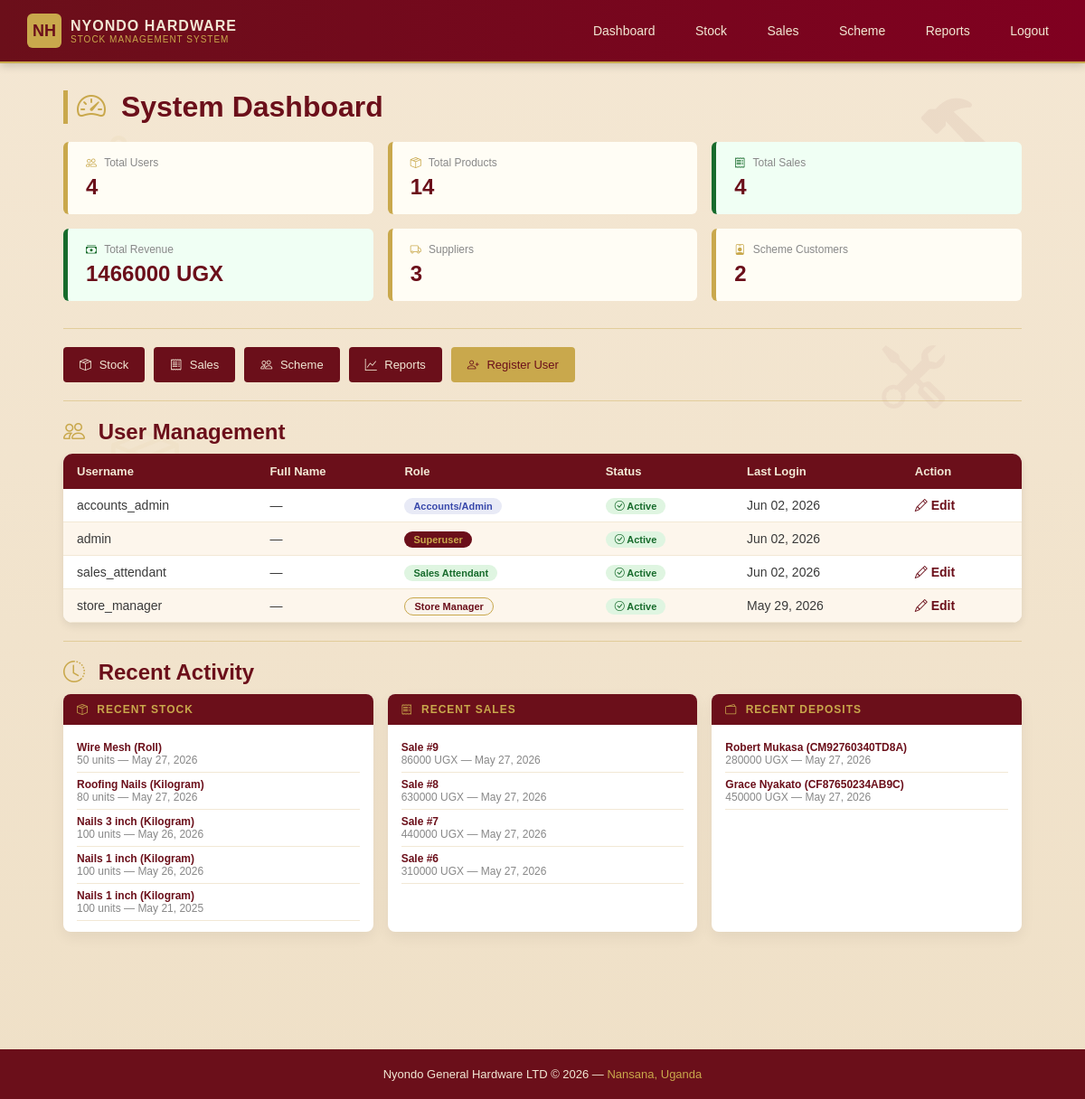
The page /dashboard/ (signed in) on the database its author committed.
### stock/models.py (models this page shows, shortened)
class StockEntry(models.Model):
    PAYMENT_CHOICES = [
        ('cash',   'Cash'),
        ('credit', 'Credit (pay later)'),
        ('momo', 'Mobile Money'),
    ]
    product            = models.ForeignKey(Product, on_delete=models.PROTECT, related_name='stock_entries')
    supplier           = models.ForeignKey(Supplier, on_delete=models.PROTECT, related_name='stock_entries')
    quantity           = models.DecimalField(max_digits=10, decimal_places=2)
    unit_cost          = models.DecimalField(max_digits=10, decimal_places=2)
    unit_selling_price = models.DecimalField(max_digits=10, decimal_places=2)
    payment_type       = models.CharField(max_length=10, choices=PAYMENT_CHOICES, default='cash')
    amount_paid        = models.DecimalField(max_digits=12, decimal_places=2, default=0)
    date_received      = models.DateField()
    notes              = models.TextField(blank=True)
    registered_by      = models.ForeignKey('auth.User', on_delete=models.SET_NULL, null=True)
    created_at         = models.DateTimeField(auto_now_add=True)
    storage_location = models.CharField(max_length=200, blank=True)

class Product(models.Model):
    CATEGORY_CHOICES = [
        ('cement',      'Cement'),
        ('iron_bar',    'Iron Bar'),
        ('nail',        'Nail'),
        ('wheelbarrow', 'Wheelbarrow'),
        ('wire_mesh',   'Wire Mesh'),
        ('barbed_wire', 'Barbed Wire'),
        ('iron_sheet',  'Iron Sheet'),
    ]
    UNIT_CHOICES = [
        ('bag',   'Bag'),
        ('piece', 'Piece'),
        ('kg',    'Kilogram'),
        ('roll',  'Roll'),
        ('sheet', 'Sheet'),
    ]
    name              = models.CharField(max_length=200)
    category          = models.CharField(max_length=50, choices=CATEGORY_CHOICES)
    unit              = models.CharField(max_length=20, choices=UNIT_CHOICES)
    description       = models.CharField(max_length=255, blank=True)
    quantity_in_stock = models.DecimalField(max_digits=10, decimal_places=2, default=0)
    def __str__(self):
        return f"{self.name} ({self.get_unit_display()})"

### sales/models.py (models this page shows, shortened)
class Sale(models.Model):
    TRANSPORT_CHOICES = [
        ('none',    'No delivery'),
        ('free',    'Free delivery'),
        ('charged', 'Charged 30,000 UGX'),
    ]
    PAYMENT_STATUS_CHOICES = [
        ('paid',    'Paid'),
        ('pending', 'Pending'),
        ('credit',  'Credit Scheme'),
    ]
    customer         = models.ForeignKey(Customer, on_delete=models.SET_NULL, null=True, blank=True, related_name='sales')
    sale_date        = models.DateField(auto_now_add=True)
    within_10km      = models.BooleanField(default=False)
    transport_fee    = models.DecimalField(max_digits=10, decimal_places=2, default=0)
    transport_status = models.CharField(max_length=10, choices=TRANSPORT_CHOICES, default='none')
    payment_status   = models.CharField(max_length=10, choices=PAYMENT_STATUS_CHOICES, default='paid')
    served_by        = models.ForeignKey('auth.User', on_delete=models.SET_NULL, null=True, related_name='sales')
    created_at       = models.DateTimeField(auto_now_add=True)
    def goods_total(self):
        return sum(item.line_total() for item in self.items.all())
    def grand_total(self):
        return self.goods_total() + self.transport_fee

class SaleItem(models.Model):
    sale       = models.ForeignKey(Sale, on_delete=models.CASCADE, related_name='items')
    product    = models.ForeignKey(Product, on_delete=models.PROTECT, related_name='sale_items')
    quantity   = models.DecimalField(max_digits=10, decimal_places=2)
    unit_price = models.DecimalField(max_digits=10, decimal_places=2)
    def line_total(self):
        return self.quantity * self.unit_price

### scheme/models.py (models this page shows, shortened)
class Deposit(models.Model):
    STATUS_CHOICES = [
        ('pending', 'Pending - goods not yet picked'),
        ('picked',  'Goods picked'),
    ]
    customer        = models.ForeignKey(SchemeCustomer, on_delete=models.PROTECT, related_name='deposits')
    product         = models.ForeignKey(Product, on_delete=models.PROTECT, related_name='deposits')
    amount          = models.DecimalField(max_digits=12, decimal_places=2)
    deposit_date    = models.DateField(auto_now_add=True)
    status          = models.CharField(max_length=10, choices=STATUS_CHOICES, default='pending')
    quantity_picked = models.DecimalField(max_digits=10, decimal_places=2, null=True, blank=True)
    picked_date     = models.DateField(null=True, blank=True)
    recorded_by     = models.ForeignKey(
        'auth.User', on_delete=models.SET_NULL, null=True, related_name='deposits'
    )

class SchemeCustomer(models.Model):
    full_name     = models.CharField(max_length=200)
    nin           = models.CharField(max_length=20, unique=True, verbose_name='NIN')
    phone         = models.CharField(max_length=20)
    occupation      = models.CharField(max_length=200, blank=True)
    address       = models.TextField(blank=True)
    registered_at = models.DateTimeField(auto_now_add=True)
    registered_by = models.ForeignKey(
        'auth.User', on_delete=models.SET_NULL, null=True, related_name='scheme_registrations'
    )
    def __str__(self):
        return f"{self.full_name} ({self.nin})"

### accounts/views.py (the view)
# urls.py: path('dashboard/', views.admin_dashboard, name='admin_dashboard'),
@login_required
def admin_dashboard(request):
    if not request.user.is_superuser:
        return redirect('/access-denied/')
    total_users    = User.objects.count()
    total_products = Product.objects.count()
    total_sales    = Sale.objects.count()
    all_sales      = Sale.objects.all()
    total_revenue  = sum(sale.grand_total() for sale in all_sales)
    total_suppliers = Supplier.objects.count()
    total_scheme   = SchemeCustomer.objects.count()
    users = User.objects.all().order_by('username')
    recent_stock  = StockEntry.objects.all().order_by('-created_at')[:5]
    recent_sales  = Sale.objects.all().order_by('-created_at')[:5]
    recent_deposits = Deposit.objects.all().order_by('-deposit_date')[:5]
    return render(request, 'accounts/admin_dashboard.html', {
        'total_users'    : total_users,
        'total_products' : total_products,
        'total_sales'    : total_sales,
        'total_revenue'  : total_revenue,
        'total_suppliers': total_suppliers,
        'total_scheme'   : total_scheme,
        'users'          : users,
        'recent_stock'   : recent_stock,
        'recent_sales'   : recent_sales,
        'recent_deposits': recent_deposits,
    })

### accounts/templates/accounts/admin_dashboard.html (shortened to what this page needs)
{% extends 'base.html' %}
{% block content %}
<div style="position: relative;">
    <i class="bi bi-hammer"
       style="position: absolute; right: 2%; top: 0;
              font-size: 90px; opacity: 0.05;
              color: #6B0F1A; pointer-events: none;"></i>
    <i class="bi bi-tools"
       style="position: absolute; right: 8%; top: 30%;
              font-size: 70px; opacity: 0.04;
              color: #6B0F1A; pointer-events: none;"></i>
<h1>
    <i class="bi bi-speedometer2" style="color: #C9A84C; margin-right: 8px;"></i>
    System Dashboard
</h1>
<div style="display: grid; grid-template-columns: repeat(3, 1fr);
            gap: 16px; margin-bottom: 30px; position: relative; z-index: 1;">
    <div class="card card-gold">
        <p><i class="bi bi-people" style="color:#C9A84C; margin-right:5px;"></i>
            Total Users</p>
        <h2 class="stat-gold">{{ total_users }}</h2>
    </div>
    <div class="card card-gold">
        <p><i class="bi bi-box-seam" style="color:#C9A84C; margin-right:5px;"></i>
            Total Products</p>
        <h2 class="stat-gold">{{ total_products }}</h2>
    </div>
    <div class="card card-success">
        <p><i class="bi bi-receipt" style="color:#176B2C; margin-right:5px;"></i>
            Total Sales</p>
        <h2 class="stat-success">{{ total_sales }}</h2>
    </div>
    <div class="card card-success">
        <p><i class="bi bi-cash-stack" style="color:#176B2C; margin-right:5px;"></i>
            Total Revenue</p>
        <h2 class="stat-success">{{ total_revenue|floatformat:0 }} UGX</h2>
    </div>
    <div class="card card-gold">
        <p><i class="bi bi-truck" style="color:#C9A84C; margin-right:5px;"></i>
            Suppliers</p>
        <h2 class="stat-gold">{{ total_suppliers }}</h2>
    </div>
    <div class="card card-gold">
        <p><i class="bi bi-person-badge" style="color:#C9A84C; margin-right:5px;"></i>
            Scheme Customers</p>
        <h2 class="stat-gold">{{ total_scheme }}</h2>
    </div>
</div>
<hr>
<div class="action-bar" style="margin-bottom: 20px; position: relative; z-index: 1;">
    <a href="{% url 'stock_dashboard' %}" style="padding: 12px 18px;">
        <i class="bi bi-box-seam" style="margin-right: 5px;"></i>
        Stock
    </a>
    <a href="{% url 'sale_list' %}" style="padding: 12px 18px;">
        <i class="bi bi-receipt" style="margin-right: 5px;"></i>
        Sales
    </a>
    <a href="{% url 'scheme_customer_list' %}" style="padding: 12px 18px;">
        <i class="bi bi-people" style="margin-right: 5px;"></i>
        Scheme
    </a>
    <a href="{% url 'reports_dashboard' %}" style="padding: 12px 18px;">
        <i class="bi bi-graph-up" style="margin-right: 5px;"></i>
        Reports
    </a>
    <a href="{% url 'register_user' %}"
       style="padding: 12px 18px; background-color: #C9A84C; color: #6B0F1A;">
        <i class="bi bi-person-plus" style="margin-right: 5px;"></i>
        Register User
    </a>
</div>
<hr>
<h2 style="position: relative; z-index: 1;">
    <i class="bi bi-people" style="color: #C9A84C; margin-right: 8px;"></i>
    User Management
</h2>
<table style="position: relative; z-index: 1;">
    <thead>
        <tr>
            <th>Username</th>
            <th>Full Name</th>
            <th>Role</th>
            <th>Status</th>
            <th>Last Login</th>
            <th>Action</th>
        </tr>
    </thead>
    <tbody>
        {% for user in users %}
        <tr>
            <td>{{ user.username }}</td>
            <td>{{ user.get_full_name|default:"—" }}</td>
            <td>
                {% if user.is_superuser %}
                    <span style="background: #6B0F1A; color: #C9A84C;
                                 padding: 3px 10px; border-radius: 20px;
                                 font-size: 11px; font-weight: bold;">
                        Superuser
                    </span>
                {% else %}
                    {% if user.profile.role == 'manager' %}
                        <span style="background: #f9f3ea; color: #6B0F1A;
                                     padding: 3px 10px; border-radius: 20px;
                                     font-size: 11px; font-weight: bold;
                                     border: 1px solid #C9A84C;">
                            Store Manager
                        </span>
                    {% elif user.profile.role == 'attendant' %}
                        <span style="background: #DFF5E1; color: #176B2C;
                                     padding: 3px 10px; border-radius: 20px;
                                     font-size: 11px; font-weight: bold;">
                            Sales Attendant
                        </span>
                    {% elif user.profile.role == 'accounts' %}
                        <span style="background: #e8eaf6; color: #3949ab;
                                     padding: 3px 10px; border-radius: 20px;
                                     font-size: 11px; font-weight: bold;">
                            Accounts/Admin
                        </span>
                    {% endif %}
                {% endif %}
            </td>
            <td>
                {% if user.is_active %}
                    <span style="background: #DFF5E1; color: #176B2C;
                                 padding: 3px 10px; border-radius: 20px;
                                 font-size: 11px; font-weight: bold;">
                        <i class="bi bi-check-circle"></i> Active
                    </span>
                {% else %}
                    <span style="background: #FFE1E1; color: #C62828;
                                 padding: 3px 10px; border-radius: 20px;
                                 font-size: 11px; font-weight: bold;">
                        <i class="bi bi-x-circle"></i> Inactive
                    </span>
                {% endif %}
            </td>
            <td>
                {% if user.last_login %}
                    {{ user.last_login|date:"M d, Y" }}
                {% else %}
                    <span style="color: #888;">Never</span>
                {% endif %}
            </td>
            <td>
                {% if not user.is_superuser %}
                <a href="{% url 'edit_user' user.pk %}" class="action-edit">
                    <i class="bi bi-pencil"></i> Edit
                </a>
                {% endif %}
            </td>
        </tr>
        {% endfor %}
    </tbody>
</table>
<hr>
<h2 style="position: relative; z-index: 1;">
    <i class="bi bi-clock-history" style="color: #C9A84C; margin-right: 8px;"></i>
    Recent Activity
</h2>
<div style="display: grid; grid-template-columns: 1fr 1fr 1fr;
            gap: 16px; position: relative; z-index: 1;">
    <div style="background: white; border-radius: 8px;
                box-shadow: 0 6px 16px rgba(0,0,0,0.06);
                overflow: hidden;">
        <div style="background: #6B0F1A; padding: 10px 15px;">
            <p style="color: #C9A84C; font-size: 12px;
                      font-weight: bold; letter-spacing: 1px; margin: 0;">
                <i class="bi bi-box-seam" style="margin-right: 5px;"></i>
                RECENT STOCK
            </p>
        </div>
        <div style="padding: 12px 15px;">
            {% for entry in recent_stock %}
            <div style="border-bottom: 1px solid #f2e8d5;
                        padding: 6px 0; font-size: 12px;">
                <p style="margin: 0; color: #6B0F1A; font-weight: bold;">
                    {{ entry.product }}
                </p>
                <p style="margin: 0; color: #888;">
                    {{ entry.quantity|floatformat:0 }} units
                    — {{ entry.date_received }}
                </p>
            </div>
            {% endfor %}
        </div>
    </div>
    <div style="background: white; border-radius: 8px;
                box-shadow: 0 6px 16px rgba(0,0,0,0.06);
                overflow: hidden;">
        <div style="background: #6B0F1A; padding: 10px 15px;">
            <p style="color: #C9A84C; font-size: 12px;
                      font-weight: bold; letter-spacing: 1px; margin: 0;">
                <i class="bi bi-receipt" style="margin-right: 5px;"></i>
                RECENT SALES
            </p>
        </div>
        <div style="padding: 12px 15px;">
            {% for sale in recent_sales %}
            <div style="border-bottom: 1px solid #f2e8d5;
                        padding: 6px 0; font-size: 12px;">
                <p style="margin: 0; color: #6B0F1A; font-weight: bold;">
                    Sale #{{ sale.pk }}
                </p>
                <p style="margin: 0; color: #888;">
                    {{ sale.grand_total|floatformat:0 }} UGX
                    — {{ sale.sale_date }}
                </p>
            </div>
            {% endfor %}
        </div>
    </div>
    <div style="background: white; border-radius: 8px;
                box-shadow: 0 6px 16px rgba(0,0,0,0.06);
                overflow: hidden;">
        <div style="background: #6B0F1A; padding: 10px 15px;">
            <p style="color: #C9A84C; font-size: 12px;
                      font-weight: bold; letter-spacing: 1px; margin: 0;">
                <i class="bi bi-wallet2" style="margin-right: 5px;"></i>
                RECENT DEPOSITS
            </p>
        </div>
        <div style="padding: 12px 15px;">
            {% for deposit in recent_deposits %}
            <div style="border-bottom: 1px solid #f2e8d5;
                        padding: 6px 0; font-size: 12px;">
                <p style="margin: 0; color: #6B0F1A; font-weight: bold;">
                    {{ deposit.customer }}
                </p>
                <p style="margin: 0; color: #888;">
                    {{ deposit.amount|floatformat:0 }} UGX
                    — {{ deposit.deposit_date }}
                </p>
            </div>
            {% endfor %}
        </div>
    </div>
</div>
</div>
{% endblock %}

### rows shown on the page
StockEntry: product "Wire Mesh (Roll)", quantity "50", date_received "May 27, 2026"
StockEntry: product "Roofing Nails (Kilogram)", quantity "80", date_received "May 27, 2026"
StockEntry: product "Nails 3 inch (Kilogram)", quantity "100", date_received "May 26, 2026"
StockEntry: product "Nails 1 inch (Kilogram)", quantity "100", date_received "May 26, 2026"
StockEntry: product "Nails 1 inch (Kilogram)", quantity "100", date_received "May 21, 2025"
Sale: pk "9", grand_total "86000", sale_date "May 27, 2026"
Sale: pk "8", grand_total "630000", sale_date "May 27, 2026"
Sale: pk "7", grand_total "440000", sale_date "May 27, 2026"
Sale: pk "6", grand_total "310000", sale_date "May 27, 2026"
Deposit: customer "Robert Mukasa (CM92760340TD8A)", amount "280000", deposit_date "May 27, 2026"
Deposit: customer "Grace Nyakato (CF87650234AB9C)", amount "450000", deposit_date "May 27, 2026"

### other values the page prints
{{ total_users }} "4"
{{ total_products }} "14"
{{ total_sales }} "4"
{{ total_revenue|floatformat:0 }} "1466000"
{{ total_suppliers }} "3"
{{ total_scheme }} "2"
{{ user.username }} "accounts_admin"
{{ user.get_full_name|default:"—" }} "—"
{{ user.last_login|date:"M d, Y" }} "Jun 02, 2026"
{{ user.username }} "admin"
{{ user.username }} "sales_attendant"
{{ user.username }} "store_manager"
{{ user.last_login|date:"M d, Y" }} "May 29, 2026"
